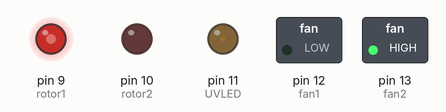
The sketch below on a simulated Arduino Uno, built with avr-gcc and run on an emulated ATmega328P. On the bench: switched loads named in the sketch (green lamp = pin HIGH), output pins drawn as LEDs (lit = HIGH). Pins used as bus, display or sensor lines are not drawn.

Above: at 0.15 s.
At 9.88 s:
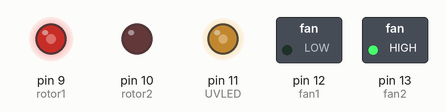
At 19.37 s:
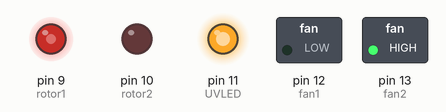
At 39.83 s:
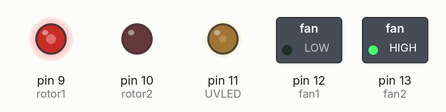
Timing chart, 0 to 40.0 s (numbered marks = the images above):
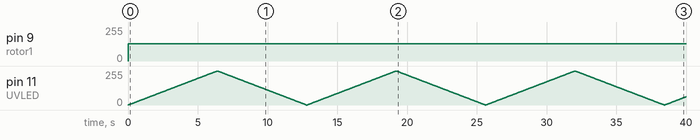

The sketch:

FEDD_Proj_Final.ino
```cpp
  // Sets fan pins and LED to PWM (Pulse Width Modulation) pins on Arduino
const int rotor1 = 9;
const int rotor2 = 10;
const int UVLED = 11;
const int Strobe = 8;
const int fan1 = 12;
const int fan2 = 13;

void setup() {
  /* Set pins as output; overwrite the default INPUT setting
     Set the fan to recieve constant 4W power */
pinMode(rotor1, OUTPUT);
  pinMode(rotor2, OUTPUT);
  pinMode(UVLED, OUTPUT);
  pinMode(Strobe, OUTPUT);
  pinMode(fan1, OUTPUT);
  pinMode(fan2, OUTPUT);
  digitalWrite(fan2, HIGH);
}

void loop() {
  // Repeats the settings according to preference (1 min loop total)
  for(int i = 0; i <= 1; i += 1) {

    // Motor settings, run for approximately 20s each, gradually reducing bubble size and increasing frequency
    for(int j = 130; j <= 160; j += 10) {
    analogWrite(rotor1, j);

      // Dims the LEDs 10 times before changing motor settings (~20s/time)
      for(int k = 0; k <= 10; k += 1) {
      DimLEDs();

      }
    }
  }
}

void DimLEDs() {
    // LED intensity increases
    for (int intensity = 0 ; intensity <= 255 ; intensity += 1) {
      analogWrite(UVLED, intensity);
      // Strobe LED set to full power for each intensity divisible by 5, turned off otherwise
      analogWrite(Strobe, intensity%5 == 0 ? 255: 0);
      delay(25);
  }

    // LED intensity decreases
    for (int intensity = 255 ; intensity >= 0 ; intensity -= 1) {
      analogWrite(UVLED, intensity);
      // Strobe LED set to full power for each intensity divisible by 5, turned off otherwise
      analogWrite(Strobe, intensity%5 == 0 ? 255: 0);
      delay(25);
      }
  }
```

Measured:
- by itself, pin 9 (rotor1): 0/255 → 130/255 at 0.00 s
